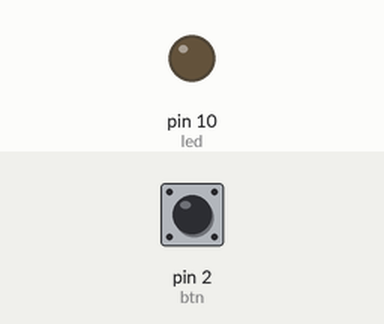
A sketch run on a simulated Arduino Uno, built with avr-gcc and run on an emulated ATmega328P. On the bench: output pins drawn as LEDs (lit = HIGH). Inputs (shaded band) come from the test bench; at power-on: pin 2 (btn) LOW.

Above: at 1.2 s.
1.3 s: pin 2 (btn) pulled HIGH for 3.2 s
At 5.7 s:
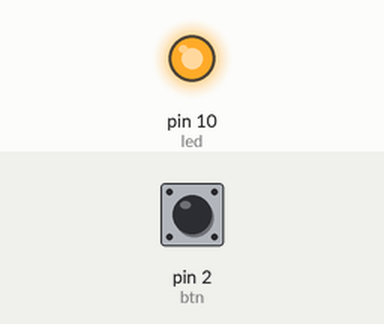
Timing chart, 0 to 7.2 s (numbered marks = the images above; inputs shaded):
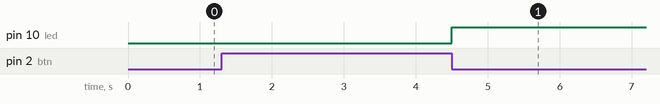

The sketch:

bai3b.ino
```cpp
int btn = 2;
int led = 10;
unsigned long t_pres = 0;
unsigned long t_cur = 0;
void setup() {
  pinMode(btn, INPUT);
  pinMode(led, OUTPUT);
}
void loop() {
  t_cur = millis();
  if(digitalRead(btn) == 1)
  {
    if(t_pres == 0)
    {
      t_pres = t_cur;
    }
  }
  else
  {
    if(t_cur - t_pres >= 3000 && t_pres != 0)
    {
      digitalWrite(led, 1);
      t_pres = 0;
    }
    else
    {
      t_pres = 0;
    }
  }
}
```

Measured:
- after the input at 1.3 s, pin 10 (led): LOW → HIGH after 3.2 s
